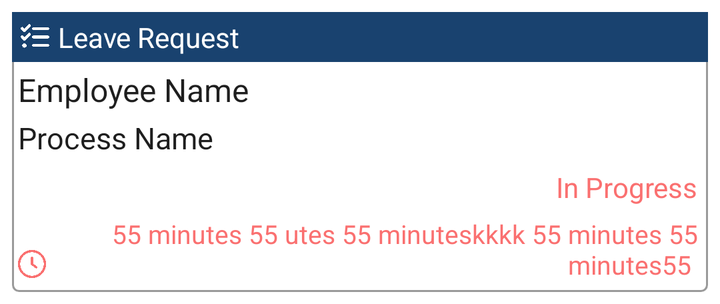
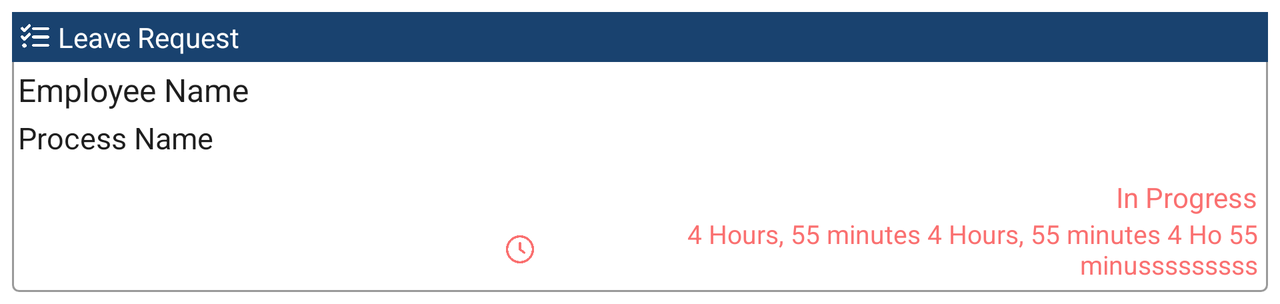

Compare how this app lays out the same screen by default and in its alternative resource folder. The renders come first, then the two layout files and the values they reference.
<!-- AndroidManifest.xml: application theme Theme.Xen4 -->
<!-- res/layout/task_item.xml -->
<?xml version="1.0" encoding="utf-8"?>
<LinearLayout xmlns:android="http://schemas.android.com/apk/res/android"
    xmlns:app="http://schemas.android.com/apk/res-auto"
    android:layout_width="match_parent"
    android:layout_height="140dp"
    android:layout_margin="6dp"
    android:orientation="vertical">

    <androidx.constraintlayout.widget.ConstraintLayout
        android:layout_width="match_parent"
        android:layout_height="match_parent"
        android:background="@drawable/outline_task">

        <androidx.constraintlayout.widget.ConstraintLayout
            android:id="@+id/constraintLayout"
            android:layout_width="match_parent"
            android:layout_height="wrap_content"
            android:background="@color/xenBlue"
            android:orientation="horizontal"
            app:layout_constraintEnd_toEndOf="parent"
            app:layout_constraintHorizontal_bias="0.5"
            app:layout_constraintStart_toStartOf="parent"
            app:layout_constraintTop_toTopOf="parent">

            <ImageView
                android:id="@+id/imageView"
                android:layout_width="17dp"
                android:layout_height="17dp"
                android:layout_gravity="center_vertical"
                android:layout_margin="3dp"
                android:src="@drawable/check"
                app:layout_constraintBottom_toBottomOf="parent"
                app:layout_constraintStart_toStartOf="parent"
                app:layout_constraintTop_toTopOf="parent"
                app:layout_constraintVertical_bias="0.5" />

            <TextView
                android:id="@+id/tvHeader"
                android:layout_width="wrap_content"
                android:layout_height="wrap_content"
                android:layout_gravity="center_vertical"
                android:layout_margin="3dp"
                android:gravity="center_vertical"
                android:text="Leave Request"
                android:textColor="@color/white"
                android:textSize="14sp"
                android:textStyle=""
                app:layout_constraintBottom_toBottomOf="parent"
                app:layout_constraintStart_toEndOf="@+id/imageView"
                app:layout_constraintTop_toTopOf="parent"
                app:layout_constraintVertical_bias="0.5" />

        </androidx.constraintlayout.widget.ConstraintLayout>

        <TextView
            android:id="@+id/tvProcessName"
            android:layout_width="wrap_content"
            android:layout_height="wrap_content"
            android:layout_margin="3dp"
            android:text="Process Name"
            android:textColor="#1E1E1E"
            android:textSize="15sp"
            app:layout_constraintStart_toStartOf="parent"
            app:layout_constraintTop_toBottomOf="@+id/tvEmployeeName" />

        <TextView
            android:id="@+id/tvEmployeeName"
            android:layout_width="wrap_content"
            android:layout_height="wrap_content"
            android:layout_margin="3dp"
            android:text="Employee Name"
            android:textColor="#1E1E1E"
            android:textSize="16sp"
            app:layout_constraintStart_toStartOf="parent"
            app:layout_constraintTop_toBottomOf="@+id/constraintLayout" />

        <TextView
            android:id="@+id/tvProgress"
            android:layout_width="wrap_content"
            android:layout_height="wrap_content"
            android:layout_marginEnd="5dp"
            android:text="In Progress"
            android:textColor="#FA7070"
            android:textSize="14sp"
            app:layout_constraintBottom_toTopOf="@+id/linearLayout5"
            app:layout_constraintEnd_toEndOf="parent" />


        <LinearLayout
            android:id="@+id/linearLayout5"
            android:layout_width="match_parent"
            android:orientation="horizontal"
            android:layout_height="wrap_content"
            app:layout_constraintBottom_toBottomOf="parent"
            app:layout_constraintEnd_toEndOf="parent"
            android:gravity="end"
            app:layout_constraintHorizontal_bias="0.5"
            app:layout_constraintStart_toStartOf="parent">

            <ImageView
                android:id="@+id/ivClock"
                android:layout_width="14dp"
                android:layout_marginStart="3dp"
                android:layout_marginBottom="7dp"
                android:layout_height="14dp"
                android:layout_gravity="bottom"
                android:src="@drawable/clock"
             />

            <TextView
                android:id="@+id/tvOpenAge"
                android:layout_width="wrap_content"
                android:layout_height="wrap_content"
                android:layout_gravity="center_vertical"
                android:gravity="end"
                android:layout_margin="5dp"
                android:text=" 55 minutes 55 utes 55 minuteskkkk 55 minutes 55 minutes55 "
                android:textColor="#FA7070"
                android:textSize="13sp"
                app:layout_constraintBottom_toBottomOf="parent"
                app:layout_constraintEnd_toEndOf="parent" />

        </LinearLayout>


    </androidx.constraintlayout.widget.ConstraintLayout>

</LinearLayout>
<!-- resources referenced by this layout -->
<resources>
  <color name="white">#FFFFFFFF</color>
  <color name="xenBlue">#19426f</color>
  <!-- drawable check: png bitmap (drawable, 5115 bytes) -->
  <!-- drawable clock: png bitmap (drawable, 6988 bytes) -->
  <!-- drawable outline_task (drawable-v24) -->
  <?xml version="1.0" encoding="utf-8"?>
  <layer-list xmlns:android="http://schemas.android.com/apk/res/android">
      <item>
          <shape android:shape="rectangle">
              <solid android:color="@color/button_task_color"/>
              <corners android:radius="3dp" />
          </shape>
      </item>
      <item>
          <shape android:shape="rectangle">
              <stroke android:width="1dp" android:color="#9A9A9A" />
              <corners android:radius="3dp"/>
          </shape>
      </item>
  </layer-list>
  <style name="Theme.Xen4" parent="Theme.MaterialComponents.DayNight.DarkActionBar">
          
          <item name="colorPrimary">@color/xenBlue</item>
          <item name="colorPrimaryVariant">@color/purple_700</item>
          <item name="colorOnPrimary">@color/white</item>
          
          <item name="colorSecondary">@color/xenBlue</item>
          <item name="colorSecondaryVariant">@color/xenBlue</item>
          <item name="colorOnSecondary">@color/xenBlue</item>
          
          <item name="android:statusBarColor">@color/xenBlue</item>
          
          <item name="android:actionMenuTextColor">@color/white</item>
      </style>
  <color name="purple_700">#FF3700B3</color>
</resources>
<!-- res/layout-land/task_item.xml (the repository's variant of the layout above) -->
<!-- drawn on the phone turned sideways -->
<?xml version="1.0" encoding="utf-8"?>
<LinearLayout xmlns:android="http://schemas.android.com/apk/res/android"
    xmlns:app="http://schemas.android.com/apk/res-auto"
    android:layout_width="match_parent"
    android:layout_height="140dp"
    android:layout_margin="6dp"
    android:orientation="vertical">

    <androidx.constraintlayout.widget.ConstraintLayout
        android:layout_width="match_parent"
        android:layout_height="match_parent"
        android:background="@drawable/outline_task">

        <androidx.constraintlayout.widget.ConstraintLayout
            android:id="@+id/constraintLayout"
            android:layout_width="match_parent"
            android:layout_height="wrap_content"
            android:background="@color/xenBlue"
            android:orientation="horizontal"
            app:layout_constraintEnd_toEndOf="parent"
            app:layout_constraintHorizontal_bias="0.5"
            app:layout_constraintStart_toStartOf="parent"
            app:layout_constraintTop_toTopOf="parent">

            <ImageView
                android:id="@+id/imageView"
                android:layout_width="17dp"
                android:layout_height="17dp"
                android:layout_gravity="center_vertical"
                android:layout_margin="3dp"
                android:src="@drawable/check"
                app:layout_constraintBottom_toBottomOf="parent"
                app:layout_constraintStart_toStartOf="parent"
                app:layout_constraintTop_toTopOf="parent"
                app:layout_constraintVertical_bias="0.5" />

            <TextView
                android:id="@+id/tvHeader"
                android:layout_width="wrap_content"
                android:layout_height="wrap_content"
                android:layout_gravity="center_vertical"
                android:layout_margin="3dp"
                android:gravity="center_vertical"
                android:text="Leave Request"
                android:textColor="@color/white"
                android:textSize="14sp"
                android:textStyle=""
                app:layout_constraintBottom_toBottomOf="parent"
                app:layout_constraintStart_toEndOf="@+id/imageView"
                app:layout_constraintTop_toTopOf="parent"
                app:layout_constraintVertical_bias="0.5" />

        </androidx.constraintlayout.widget.ConstraintLayout>

        <TextView
            android:id="@+id/tvProcessName"
            android:layout_width="wrap_content"
            android:layout_height="wrap_content"
            android:layout_margin="3dp"
            android:text="Process Name"
            android:textColor="#1E1E1E"
            android:textSize="15sp"
            app:layout_constraintStart_toStartOf="parent"
            app:layout_constraintTop_toBottomOf="@+id/tvEmployeeName" />

        <TextView
            android:id="@+id/tvEmployeeName"
            android:layout_width="wrap_content"
            android:layout_height="wrap_content"
            android:layout_margin="3dp"
            android:text="Employee Name"
            android:textColor="#1E1E1E"
            android:textSize="16sp"
            app:layout_constraintStart_toStartOf="parent"
            app:layout_constraintTop_toBottomOf="@+id/constraintLayout" />

        <TextView
            android:id="@+id/tvProgress"
            android:layout_width="wrap_content"
            android:layout_height="wrap_content"
            android:layout_marginEnd="5dp"
            android:text="In Progress"
            android:textColor="#FA7070"
            android:textSize="14sp"
            app:layout_constraintBottom_toTopOf="@+id/constraintLayout2"
            app:layout_constraintEnd_toEndOf="parent" />

        <androidx.constraintlayout.widget.ConstraintLayout
            android:id="@+id/constraintLayout2"
            android:layout_width="0dp"
            android:layout_height="wrap_content"
            android:layout_marginStart="14dp"
            android:layout_marginEnd="5dp"
            android:layout_marginBottom="5dp"
            app:layout_constraintBottom_toBottomOf="parent"
            app:layout_constraintEnd_toEndOf="parent"
            app:layout_constraintStart_toStartOf="parent">

            <TextView
                android:id="@+id/tvOpenAge"
                android:layout_width="wrap_content"
                android:maxWidth="360dp"
                android:gravity="end"
                android:layout_height="wrap_content"
                android:text="4 Hours, 55 minutes 4 Hours, 55 minutes 4 Ho 55 minusssssssss"
                android:textColor="#FA7070"
                android:textSize="13sp"
                android:layout_marginStart="0dp"
                app:layout_constraintBottom_toBottomOf="parent"
                app:layout_constraintEnd_toEndOf="parent"
                app:layout_constraintTop_toTopOf="parent" />

            <ImageView
                android:id="@+id/ivClock"
                android:layout_width="14dp"
                android:layout_height="14dp"
                android:layout_gravity="end"
                android:layout_marginStart="0dp"
                android:layout_marginEnd="2dp"
                android:src="@drawable/clock"
                app:layout_constraintBottom_toBottomOf="parent"
                app:layout_constraintEnd_toStartOf="@+id/tvOpenAge"
                app:layout_constraintTop_toTopOf="parent"
                app:layout_constraintVertical_bias="0.5" />

        </androidx.constraintlayout.widget.ConstraintLayout>

        <androidx.constraintlayout.widget.ConstraintLayout
            android:layout_width="match_parent"
            android:layout_height="wrap_content"
            app:layout_constraintBottom_toBottomOf="parent"
            app:layout_constraintEnd_toEndOf="parent"
            app:layout_constraintHorizontal_bias="0.5"
            app:layout_constraintStart_toStartOf="parent">

        </androidx.constraintlayout.widget.ConstraintLayout>

    </androidx.constraintlayout.widget.ConstraintLayout>

</LinearLayout>
